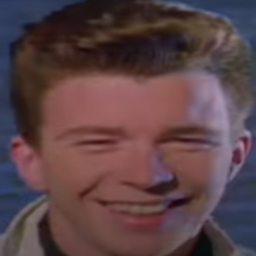
#> input picture week_12/rick_smiling.png, 256 x 256 px
$ python grayscale.py
#> lines starting #> are read from the running program, lines starting #| are printed output that depends on the picture
import imageio
import numpy as np

IMAGE_PATH_IN = "rick_smiling.png"
IMAGE_PATH_OUT = "rick_gray.png"


def grayscale(image):
    gray_scaled = np.zeros(image.shape[:2]).astype(np.uint8)
    gray_scaled[:,:] = image[:,:,0] / 3 + image[:,:,1] / 3 + image[:,:,2] / 3
    return gray_scaled


def main():
    # read image and normalize
    image = imageio.imread(IMAGE_PATH_IN, as_gray=False).astype(np.uint8)
#> image is the input picture: shape (256, 256, 4); mean R, G, B, A 91.3, 67.1, 70.7, 255
    # bruh transform
    new_image = grayscale(image)
#> in grayscale, `gray_scaled[:,:] = image[:,:,0] / 3 + image[:,:,1] / 3 + image[:,:,2] ..`:
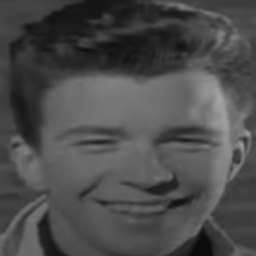
#> gray_scaled: shape (256, 256); min 9, max 165, mean 76
    # write out
    imageio.imsave(IMAGE_PATH_OUT, new_image.astype(np.uint8))


if __name__ == "__main__":
    main()
